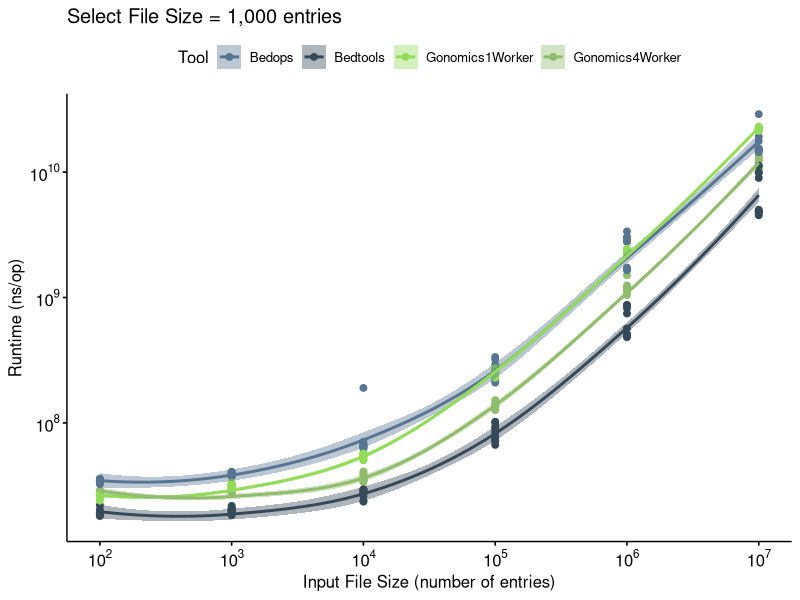
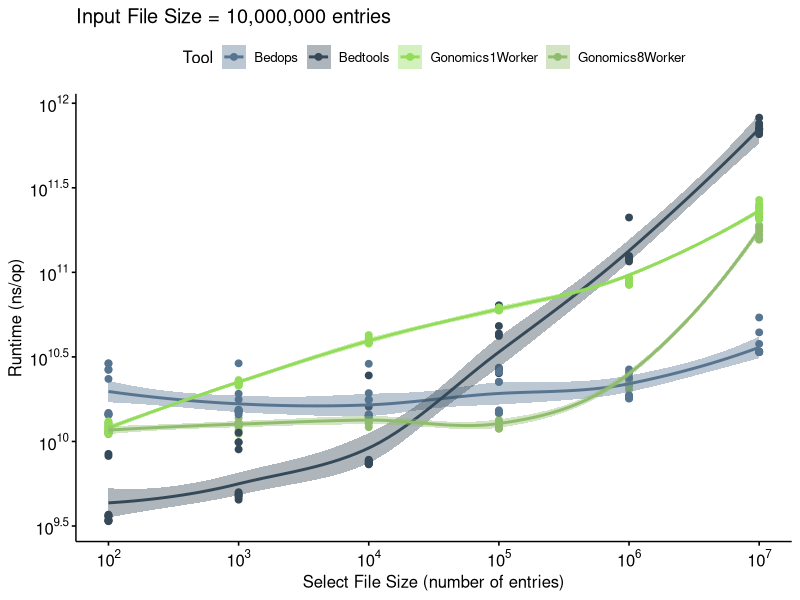

Recreate these plots in R, in order.
## ---- chunk 1
library(ggplot2)
library(ggpubr)
theme_set(theme_pubr())
## ---- chunk 2
data <- read.csv("benchmarkingResults.csv", sep=",", header=TRUE)
## ---- chunk 3
myPal <- c("#577590", "#364959", "#92DC59", "#90bd6d") 
## ---- chunk 4
a_df <- data[data$Tool %in% c('Bedops', 'Bedtools', 'Gonomics1Worker', 'Gonomics4Worker'), ]

a_plot <- ggscatter(subset(a_df, a == 1000), x="b", y="ns.op", color= "Tool", add="loess", conf.int=TRUE, palette=myPal)+yscale("log10", .format=TRUE)+xscale("log10", .format=TRUE)+ylab("Runtime (ns/op)")+xlab("Input File Size (number of entries)")+ggtitle("Select File Size = 1,000 entries")
## ---- chunk 5
b_df <- data[data$Tool %in% c('Bedops', 'Bedtools', 'Gonomics1Worker', 'Gonomics8Worker'), ]

b_plot <- ggscatter(subset(b_df, b == 10000000), x="a", y="ns.op", color="Tool", add="loess", conf.int=TRUE, palette=myPal)+yscale("log10", .format=TRUE)+xscale("log10", .format=TRUE)+ylab("Runtime (ns/op)")+xlab("Select File Size (number of entries)")+ggtitle("Input File Size = 10,000,000 entries")
